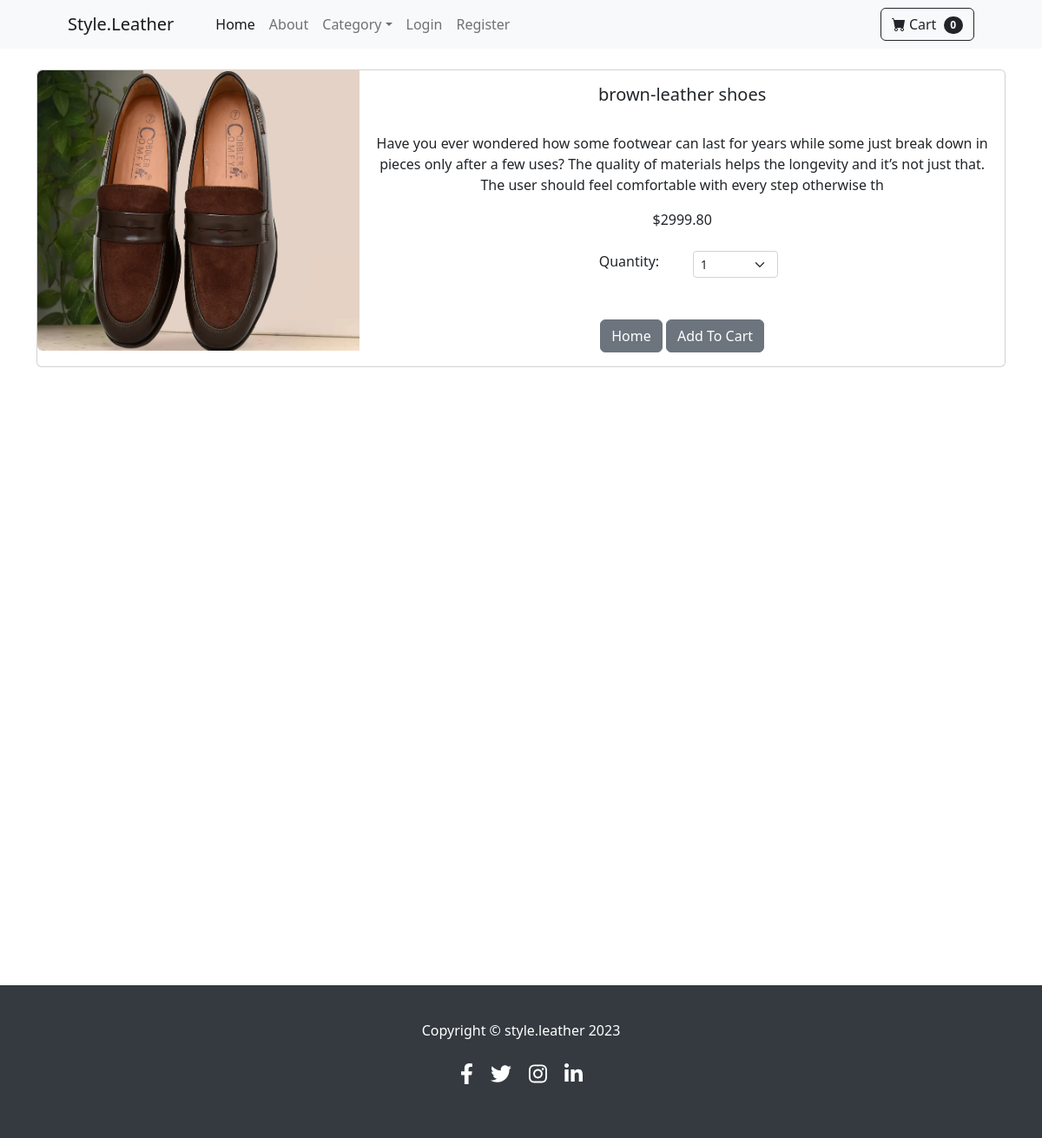
The app's page /product/3 with its own data.
### store/models.py (models this page shows, shortened)
class Product(models.Model):
    name = models.CharField(max_length=100)
    price = models.DecimalField(default=0, decimal_places=2, max_digits=6)
    category = models.ForeignKey(Category, on_delete=models.CASCADE, default=1)
    description = models.CharField(max_length=250, default='', blank=True, null=True)
    image = models.ImageField(upload_to='uploads/product/')
    is_sale = models.BooleanField(default=False)
    sale_price = models.DecimalField(default=0, decimal_places=2, max_digits=6)

### store/views.py (the view)
# urls.py: path('product/<int:pk>', views.product, name='product'),
def product(request,pk):
	product = Product.objects.get(id=pk)
	return render(request, 'product.html', {'product':product})

### cart/cart.py (called while the page is built)
    def __len__(self):
        return len(self.cart)

### cart/context_processors.py (called while the page is built)
def cart(request):
	return {'cart': Cart(request)}

### templates/product.html (shortened to what this page needs)
{% extends 'base.html' %}
{% block content %}
<div class="container">
<br/>
<div class="card mb-3">
  <div class="row g-0">
    <div class="col-md-4">
      <img src="{{ product.image.url }}" class="img-fluid rounded-start" alt="...">
    </div>
    <div class="col-md-8">
      <div class="card-body">
        <center>
        <h5 class="card-title">{{ product.name }}</h5>
        <br/>
        <p class="card-text justified">{{ product.description }}</p>
        {% if product.is_sale %}
        <div class="d-flex justify-content-center small text-warning mb-2">
                <div class="bi-star-fill"></div>
                &nbsp;&nbsp;Sale!&nbsp;&nbsp;
                <div class="bi-star-fill"></div>
                </div>
                <strike>
                ${{ product.price }}
                </strike>
                &nbsp;
                ${{ product.sale_price }}
        {% else %}
            ${{ product.price }}
        {% endif %}
        <br/><br/>
        <div class="row justify-content-center">
            <div class="col-md-2">Quantity:</div>
                        <div class="col-md-2">
                        <select class="form-select form-select-sm" id="qty-cart">
                          <option value="1">1</option>
                        </select>
                        </div>
                    </div>
            <br/><br/>
        <a href="{% url 'home'%}" class="btn btn-secondary">Home</a>
        <button type="button" value="{{ product.id }}" class="btn btn-secondary" id="add-cart">Add To Cart</button>
    </center>
      </div>
    </div>
  </div>
</div>
</div>
<br/><br/><br/><br/><br/><br/><br/><br/><br/><br/><br/><br/><br/><br/><br/><br/><br/><br/><br/><br/><br/>
<br/><br/><br/><br/><br/><br/><br/><br/>
{% endblock %}

### records on screen
Product: image (picture), name "brown-leather shoes", description "Have you ever wondered how some footwear can last for years while some just break down in pieces only after a few uses? The quality of materials helps the longevity and it’s not just that. The user should feel comfortable with every step otherwise th", price "2999.80"

### other values on screen
{{ cart|length }} "0"
